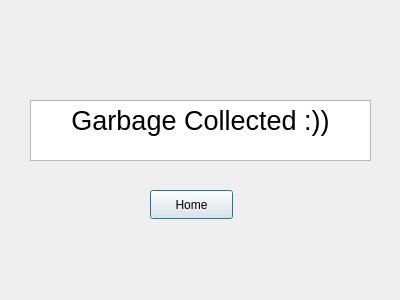
<?xml version="1.0" encoding="UTF-8"?>
<ui version="4.0">
 <class>MessageCollect</class>
 <widget class="QDialog" name="MessageCollect">
  <property name="geometry">
   <rect>
    <x>0</x>
    <y>0</y>
    <width>400</width>
    <height>300</height>
   </rect>
  </property>
  <property name="windowTitle">
   <string>Dialog</string>
  </property>
  <widget class="QTextEdit" name="textEdit">
   <property name="geometry">
    <rect>
     <x>30</x>
     <y>100</y>
     <width>341</width>
     <height>61</height>
    </rect>
   </property>
   <property name="html">
    <string>&lt;!DOCTYPE HTML PUBLIC &quot;-//W3C//DTD HTML 4.0//EN&quot; &quot;http://www.w3.org/TR/REC-html40/strict.dtd&quot;&gt;
&lt;html&gt;&lt;head&gt;&lt;meta name=&quot;qrichtext&quot; content=&quot;1&quot; /&gt;&lt;meta charset=&quot;utf-8&quot; /&gt;&lt;style type=&quot;text/css&quot;&gt;
p, li { white-space: pre-wrap; }
hr { height: 1px; border-width: 0; }
li.unchecked::marker { content: &quot;\2610&quot;; }
li.checked::marker { content: &quot;\2612&quot;; }
&lt;/style&gt;&lt;/head&gt;&lt;body style=&quot; font-family:'Segoe UI'; font-size:9pt; font-weight:400; font-style:normal;&quot;&gt;
&lt;p align=&quot;center&quot; style=&quot; margin-top:0px; margin-bottom:0px; margin-left:0px; margin-right:0px; -qt-block-indent:0; text-indent:0px;&quot;&gt;&lt;span style=&quot; font-size:20pt;&quot;&gt;Garbage Collected :))&lt;/span&gt;&lt;/p&gt;&lt;/body&gt;&lt;/html&gt;</string>
   </property>
  </widget>
  <widget class="QPushButton" name="pushButton">
   <property name="geometry">
    <rect>
     <x>150</x>
     <y>190</y>
     <width>83</width>
     <height>29</height>
    </rect>
   </property>
   <property name="text">
    <string>Home</string>
   </property>
  </widget>
 </widget>
 <resources/>
 <connections/>
</ui>
